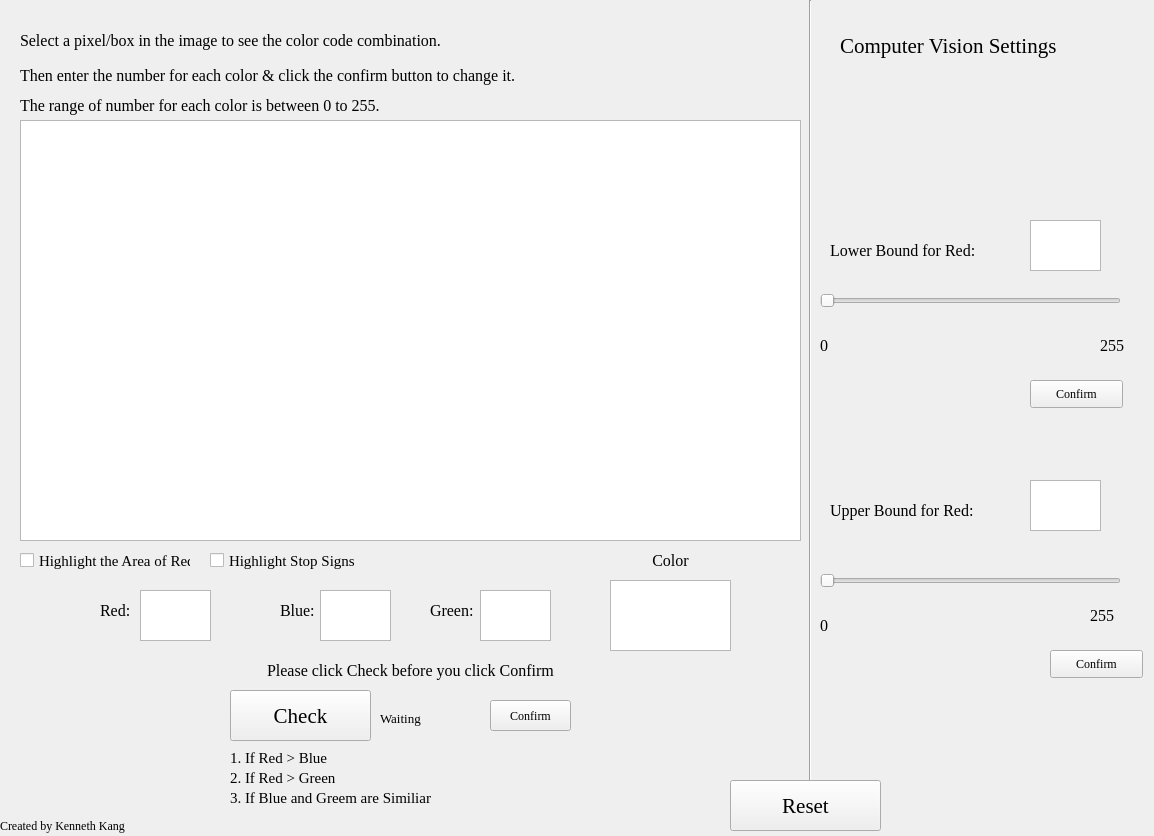
<?xml version="1.0" encoding="UTF-8"?>
<ui version="4.0">
 <class>URSA2020</class>
 <widget class="QMainWindow" name="URSA2020">
  <property name="geometry">
   <rect>
    <x>0</x>
    <y>0</y>
    <width>1154</width>
    <height>836</height>
   </rect>
  </property>
  <property name="windowTitle">
   <string>URSA 2020 Explanable Computer Vision</string>
  </property>
  <widget class="QWidget" name="centralwidget">
   <widget class="QGraphicsView" name="stopImage">
    <property name="geometry">
     <rect>
      <x>20</x>
      <y>120</y>
      <width>781</width>
      <height>421</height>
     </rect>
    </property>
   </widget>
   <widget class="QLabel" name="discrb_1">
    <property name="geometry">
     <rect>
      <x>20</x>
      <y>30</y>
      <width>521</width>
      <height>21</height>
     </rect>
    </property>
    <property name="font">
     <font>
      <family>Times New Roman</family>
      <pointsize>12</pointsize>
     </font>
    </property>
    <property name="text">
     <string>Select a pixel/box in the image to see the color code combination.</string>
    </property>
   </widget>
   <widget class="QLabel" name="discrb_2">
    <property name="geometry">
     <rect>
      <x>20</x>
      <y>60</y>
      <width>611</width>
      <height>31</height>
     </rect>
    </property>
    <property name="font">
     <font>
      <family>Times New Roman</family>
      <pointsize>12</pointsize>
     </font>
    </property>
    <property name="text">
     <string>Then enter the number for each color &amp; click the confirm button to change it.</string>
    </property>
   </widget>
   <widget class="QLabel" name="discrb_3">
    <property name="geometry">
     <rect>
      <x>20</x>
      <y>90</y>
      <width>611</width>
      <height>31</height>
     </rect>
    </property>
    <property name="font">
     <font>
      <family>Times New Roman</family>
      <pointsize>12</pointsize>
     </font>
    </property>
    <property name="text">
     <string>The range of number for each color is between 0 to 255.</string>
    </property>
   </widget>
   <widget class="Line" name="division_ver">
    <property name="geometry">
     <rect>
      <x>800</x>
      <y>0</y>
      <width>20</width>
      <height>781</height>
     </rect>
    </property>
    <property name="font">
     <font>
      <family>Times New Roman</family>
      <pointsize>20</pointsize>
      <weight>75</weight>
      <bold>true</bold>
     </font>
    </property>
    <property name="orientation">
     <enum>Qt::Vertical</enum>
    </property>
   </widget>
   <widget class="QLabel" name="cur_red_label">
    <property name="geometry">
     <rect>
      <x>100</x>
      <y>600</y>
      <width>41</width>
      <height>21</height>
     </rect>
    </property>
    <property name="font">
     <font>
      <family>Times New Roman</family>
      <pointsize>12</pointsize>
     </font>
    </property>
    <property name="text">
     <string>Red:</string>
    </property>
   </widget>
   <widget class="QTextEdit" name="cur_red_code">
    <property name="geometry">
     <rect>
      <x>140</x>
      <y>590</y>
      <width>71</width>
      <height>51</height>
     </rect>
    </property>
    <property name="html">
     <string>&lt;!DOCTYPE HTML PUBLIC &quot;-//W3C//DTD HTML 4.0//EN&quot; &quot;http://www.w3.org/TR/REC-html40/strict.dtd&quot;&gt;
&lt;html&gt;&lt;head&gt;&lt;meta name=&quot;qrichtext&quot; content=&quot;1&quot; /&gt;&lt;style type=&quot;text/css&quot;&gt;
p, li { white-space: pre-wrap; }
&lt;/style&gt;&lt;/head&gt;&lt;body style=&quot; font-family:'MS Shell Dlg 2'; font-size:8.25pt; font-weight:400; font-style:normal;&quot;&gt;
&lt;p style=&quot;-qt-paragraph-type:empty; margin-top:0px; margin-bottom:0px; margin-left:0px; margin-right:0px; -qt-block-indent:0; text-indent:0px; font-family:'Gulim'; font-size:9pt;&quot;&gt;&lt;br /&gt;&lt;/p&gt;&lt;/body&gt;&lt;/html&gt;</string>
    </property>
   </widget>
   <widget class="QLabel" name="cur_blue_label">
    <property name="geometry">
     <rect>
      <x>280</x>
      <y>600</y>
      <width>41</width>
      <height>21</height>
     </rect>
    </property>
    <property name="font">
     <font>
      <family>Times New Roman</family>
      <pointsize>12</pointsize>
     </font>
    </property>
    <property name="text">
     <string>Blue:</string>
    </property>
   </widget>
   <widget class="QTextEdit" name="cur_blue_code">
    <property name="geometry">
     <rect>
      <x>320</x>
      <y>590</y>
      <width>71</width>
      <height>51</height>
     </rect>
    </property>
    <property name="html">
     <string>&lt;!DOCTYPE HTML PUBLIC &quot;-//W3C//DTD HTML 4.0//EN&quot; &quot;http://www.w3.org/TR/REC-html40/strict.dtd&quot;&gt;
&lt;html&gt;&lt;head&gt;&lt;meta name=&quot;qrichtext&quot; content=&quot;1&quot; /&gt;&lt;style type=&quot;text/css&quot;&gt;
p, li { white-space: pre-wrap; }
&lt;/style&gt;&lt;/head&gt;&lt;body style=&quot; font-family:'MS Shell Dlg 2'; font-size:8.25pt; font-weight:400; font-style:normal;&quot;&gt;
&lt;p style=&quot;-qt-paragraph-type:empty; margin-top:0px; margin-bottom:0px; margin-left:0px; margin-right:0px; -qt-block-indent:0; text-indent:0px; font-family:'Gulim'; font-size:9pt;&quot;&gt;&lt;br /&gt;&lt;/p&gt;&lt;/body&gt;&lt;/html&gt;</string>
    </property>
   </widget>
   <widget class="QLabel" name="cur_green_label">
    <property name="geometry">
     <rect>
      <x>430</x>
      <y>600</y>
      <width>61</width>
      <height>21</height>
     </rect>
    </property>
    <property name="font">
     <font>
      <family>Times New Roman</family>
      <pointsize>12</pointsize>
     </font>
    </property>
    <property name="text">
     <string>Green:</string>
    </property>
   </widget>
   <widget class="QTextEdit" name="cur_green_code">
    <property name="geometry">
     <rect>
      <x>480</x>
      <y>590</y>
      <width>71</width>
      <height>51</height>
     </rect>
    </property>
    <property name="html">
     <string>&lt;!DOCTYPE HTML PUBLIC &quot;-//W3C//DTD HTML 4.0//EN&quot; &quot;http://www.w3.org/TR/REC-html40/strict.dtd&quot;&gt;
&lt;html&gt;&lt;head&gt;&lt;meta name=&quot;qrichtext&quot; content=&quot;1&quot; /&gt;&lt;style type=&quot;text/css&quot;&gt;
p, li { white-space: pre-wrap; }
&lt;/style&gt;&lt;/head&gt;&lt;body style=&quot; font-family:'MS Shell Dlg 2'; font-size:8.25pt; font-weight:400; font-style:normal;&quot;&gt;
&lt;p style=&quot;-qt-paragraph-type:empty; margin-top:0px; margin-bottom:0px; margin-left:0px; margin-right:0px; -qt-block-indent:0; text-indent:0px; font-family:'Gulim'; font-size:9pt;&quot;&gt;&lt;br /&gt;&lt;/p&gt;&lt;/body&gt;&lt;/html&gt;</string>
    </property>
   </widget>
   <widget class="QPushButton" name="preview_color_button">
    <property name="geometry">
     <rect>
      <x>490</x>
      <y>700</y>
      <width>81</width>
      <height>31</height>
     </rect>
    </property>
    <property name="font">
     <font>
      <family>Times New Roman</family>
     </font>
    </property>
    <property name="text">
     <string>Confirm</string>
    </property>
   </widget>
   <widget class="QLabel" name="preview_color_label">
    <property name="geometry">
     <rect>
      <x>610</x>
      <y>550</y>
      <width>121</width>
      <height>21</height>
     </rect>
    </property>
    <property name="font">
     <font>
      <family>Times New Roman</family>
      <pointsize>12</pointsize>
     </font>
    </property>
    <property name="text">
     <string>Color</string>
    </property>
    <property name="alignment">
     <set>Qt::AlignCenter</set>
    </property>
   </widget>
   <widget class="QGraphicsView" name="preview_color">
    <property name="geometry">
     <rect>
      <x>610</x>
      <y>580</y>
      <width>121</width>
      <height>71</height>
     </rect>
    </property>
   </widget>
   <widget class="QPushButton" name="pushButton">
    <property name="geometry">
     <rect>
      <x>730</x>
      <y>780</y>
      <width>151</width>
      <height>51</height>
     </rect>
    </property>
    <property name="font">
     <font>
      <family>Times New Roman</family>
      <pointsize>16</pointsize>
     </font>
    </property>
    <property name="text">
     <string>Reset</string>
    </property>
   </widget>
   <widget class="QLabel" name="Author">
    <property name="geometry">
     <rect>
      <x>0</x>
      <y>810</y>
      <width>171</width>
      <height>31</height>
     </rect>
    </property>
    <property name="font">
     <font>
      <family>Times New Roman</family>
      <pointsize>9</pointsize>
     </font>
    </property>
    <property name="text">
     <string>Created by Kenneth Kang</string>
    </property>
   </widget>
   <widget class="QSlider" name="lower_Slider">
    <property name="geometry">
     <rect>
      <x>820</x>
      <y>280</y>
      <width>301</width>
      <height>41</height>
     </rect>
    </property>
    <property name="orientation">
     <enum>Qt::Horizontal</enum>
    </property>
   </widget>
   <widget class="QSlider" name="upper_Slider">
    <property name="geometry">
     <rect>
      <x>820</x>
      <y>560</y>
      <width>301</width>
      <height>41</height>
     </rect>
    </property>
    <property name="orientation">
     <enum>Qt::Horizontal</enum>
    </property>
   </widget>
   <widget class="QTextEdit" name="cur_upper_red">
    <property name="geometry">
     <rect>
      <x>1030</x>
      <y>480</y>
      <width>71</width>
      <height>51</height>
     </rect>
    </property>
    <property name="html">
     <string>&lt;!DOCTYPE HTML PUBLIC &quot;-//W3C//DTD HTML 4.0//EN&quot; &quot;http://www.w3.org/TR/REC-html40/strict.dtd&quot;&gt;
&lt;html&gt;&lt;head&gt;&lt;meta name=&quot;qrichtext&quot; content=&quot;1&quot; /&gt;&lt;style type=&quot;text/css&quot;&gt;
p, li { white-space: pre-wrap; }
&lt;/style&gt;&lt;/head&gt;&lt;body style=&quot; font-family:'MS Shell Dlg 2'; font-size:8.25pt; font-weight:400; font-style:normal;&quot;&gt;
&lt;p style=&quot;-qt-paragraph-type:empty; margin-top:0px; margin-bottom:0px; margin-left:0px; margin-right:0px; -qt-block-indent:0; text-indent:0px; font-family:'Gulim'; font-size:9pt;&quot;&gt;&lt;br /&gt;&lt;/p&gt;&lt;/body&gt;&lt;/html&gt;</string>
    </property>
   </widget>
   <widget class="QTextEdit" name="cur_lower_red">
    <property name="geometry">
     <rect>
      <x>1030</x>
      <y>220</y>
      <width>71</width>
      <height>51</height>
     </rect>
    </property>
    <property name="html">
     <string>&lt;!DOCTYPE HTML PUBLIC &quot;-//W3C//DTD HTML 4.0//EN&quot; &quot;http://www.w3.org/TR/REC-html40/strict.dtd&quot;&gt;
&lt;html&gt;&lt;head&gt;&lt;meta name=&quot;qrichtext&quot; content=&quot;1&quot; /&gt;&lt;style type=&quot;text/css&quot;&gt;
p, li { white-space: pre-wrap; }
&lt;/style&gt;&lt;/head&gt;&lt;body style=&quot; font-family:'MS Shell Dlg 2'; font-size:8.25pt; font-weight:400; font-style:normal;&quot;&gt;
&lt;p style=&quot;-qt-paragraph-type:empty; margin-top:0px; margin-bottom:0px; margin-left:0px; margin-right:0px; -qt-block-indent:0; text-indent:0px; font-family:'Gulim'; font-size:9pt;&quot;&gt;&lt;br /&gt;&lt;/p&gt;&lt;/body&gt;&lt;/html&gt;</string>
    </property>
   </widget>
   <widget class="QLabel" name="setting_title">
    <property name="geometry">
     <rect>
      <x>840</x>
      <y>30</y>
      <width>281</width>
      <height>31</height>
     </rect>
    </property>
    <property name="font">
     <font>
      <family>Times New Roman</family>
      <pointsize>16</pointsize>
     </font>
    </property>
    <property name="text">
     <string>Computer Vision Settings</string>
    </property>
   </widget>
   <widget class="QLabel" name="lower_red_label">
    <property name="geometry">
     <rect>
      <x>830</x>
      <y>240</y>
      <width>191</width>
      <height>21</height>
     </rect>
    </property>
    <property name="font">
     <font>
      <family>Times New Roman</family>
      <pointsize>12</pointsize>
     </font>
    </property>
    <property name="text">
     <string>Lower Bound for Red:</string>
    </property>
   </widget>
   <widget class="QLabel" name="upper_red_label_2">
    <property name="geometry">
     <rect>
      <x>830</x>
      <y>500</y>
      <width>191</width>
      <height>21</height>
     </rect>
    </property>
    <property name="font">
     <font>
      <family>Times New Roman</family>
      <pointsize>12</pointsize>
     </font>
    </property>
    <property name="text">
     <string>Upper Bound for Red:</string>
    </property>
   </widget>
   <widget class="QPushButton" name="upper_red_button">
    <property name="geometry">
     <rect>
      <x>1050</x>
      <y>650</y>
      <width>93</width>
      <height>28</height>
     </rect>
    </property>
    <property name="font">
     <font>
      <family>Times New Roman</family>
     </font>
    </property>
    <property name="text">
     <string>Confirm</string>
    </property>
   </widget>
   <widget class="QPushButton" name="lower_red_button">
    <property name="geometry">
     <rect>
      <x>1030</x>
      <y>380</y>
      <width>93</width>
      <height>28</height>
     </rect>
    </property>
    <property name="font">
     <font>
      <family>Times New Roman</family>
     </font>
    </property>
    <property name="text">
     <string>Confirm</string>
    </property>
   </widget>
   <widget class="QLabel" name="condition_discrb_1">
    <property name="geometry">
     <rect>
      <x>230</x>
      <y>650</y>
      <width>361</width>
      <height>41</height>
     </rect>
    </property>
    <property name="font">
     <font>
      <family>Times New Roman</family>
      <pointsize>12</pointsize>
     </font>
    </property>
    <property name="text">
     <string>Please click Check before you click Confirm</string>
    </property>
    <property name="alignment">
     <set>Qt::AlignCenter</set>
    </property>
   </widget>
   <widget class="QPushButton" name="condition_checker">
    <property name="geometry">
     <rect>
      <x>230</x>
      <y>690</y>
      <width>141</width>
      <height>51</height>
     </rect>
    </property>
    <property name="font">
     <font>
      <family>Times New Roman</family>
      <pointsize>16</pointsize>
     </font>
    </property>
    <property name="text">
     <string>Check</string>
    </property>
   </widget>
   <widget class="QLabel" name="lower_low_limit">
    <property name="geometry">
     <rect>
      <x>820</x>
      <y>330</y>
      <width>16</width>
      <height>31</height>
     </rect>
    </property>
    <property name="font">
     <font>
      <family>Times New Roman</family>
      <pointsize>12</pointsize>
     </font>
    </property>
    <property name="text">
     <string>0</string>
    </property>
   </widget>
   <widget class="QLabel" name="upper_low_limit">
    <property name="geometry">
     <rect>
      <x>820</x>
      <y>610</y>
      <width>16</width>
      <height>31</height>
     </rect>
    </property>
    <property name="font">
     <font>
      <family>Times New Roman</family>
      <pointsize>12</pointsize>
     </font>
    </property>
    <property name="text">
     <string>0</string>
    </property>
   </widget>
   <widget class="QLabel" name="upper_high_limit">
    <property name="geometry">
     <rect>
      <x>1090</x>
      <y>600</y>
      <width>31</width>
      <height>31</height>
     </rect>
    </property>
    <property name="font">
     <font>
      <family>Times New Roman</family>
      <pointsize>12</pointsize>
     </font>
    </property>
    <property name="text">
     <string>255</string>
    </property>
   </widget>
   <widget class="QLabel" name="lower_high_limit">
    <property name="geometry">
     <rect>
      <x>1100</x>
      <y>330</y>
      <width>31</width>
      <height>31</height>
     </rect>
    </property>
    <property name="font">
     <font>
      <family>Times New Roman</family>
      <pointsize>12</pointsize>
     </font>
    </property>
    <property name="text">
     <string>255</string>
    </property>
   </widget>
   <widget class="QCheckBox" name="checkBoxStop">
    <property name="geometry">
     <rect>
      <x>210</x>
      <y>550</y>
      <width>241</width>
      <height>21</height>
     </rect>
    </property>
    <property name="font">
     <font>
      <family>Times New Roman</family>
      <pointsize>11</pointsize>
     </font>
    </property>
    <property name="text">
     <string>Highlight Stop Signs</string>
    </property>
   </widget>
   <widget class="QCheckBox" name="checkBoxRed">
    <property name="enabled">
     <bool>true</bool>
    </property>
    <property name="geometry">
     <rect>
      <x>20</x>
      <y>540</y>
      <width>171</width>
      <height>41</height>
     </rect>
    </property>
    <property name="font">
     <font>
      <family>Times New Roman</family>
      <pointsize>11</pointsize>
     </font>
    </property>
    <property name="text">
     <string>Highlight the Area of Red</string>
    </property>
   </widget>
   <widget class="QLabel" name="pass_fail_text">
    <property name="geometry">
     <rect>
      <x>380</x>
      <y>710</y>
      <width>51</width>
      <height>16</height>
     </rect>
    </property>
    <property name="font">
     <font>
      <family>Times New Roman</family>
      <pointsize>10</pointsize>
     </font>
    </property>
    <property name="text">
     <string>Waiting</string>
    </property>
   </widget>
   <widget class="QLabel" name="condition_1">
    <property name="geometry">
     <rect>
      <x>230</x>
      <y>750</y>
      <width>121</width>
      <height>16</height>
     </rect>
    </property>
    <property name="font">
     <font>
      <family>Times New Roman</family>
      <pointsize>11</pointsize>
     </font>
    </property>
    <property name="text">
     <string>1. If Red &gt; Blue</string>
    </property>
   </widget>
   <widget class="QLabel" name="condition_2">
    <property name="geometry">
     <rect>
      <x>230</x>
      <y>770</y>
      <width>121</width>
      <height>16</height>
     </rect>
    </property>
    <property name="font">
     <font>
      <family>Times New Roman</family>
      <pointsize>11</pointsize>
     </font>
    </property>
    <property name="text">
     <string>2. If Red &gt; Green</string>
    </property>
   </widget>
   <widget class="QLabel" name="condition_3">
    <property name="geometry">
     <rect>
      <x>230</x>
      <y>790</y>
      <width>201</width>
      <height>16</height>
     </rect>
    </property>
    <property name="font">
     <font>
      <family>Times New Roman</family>
      <pointsize>11</pointsize>
     </font>
    </property>
    <property name="text">
     <string>3. If Blue and Greem are Similiar</string>
    </property>
   </widget>
  </widget>
 </widget>
 <resources/>
 <connections/>
</ui>
